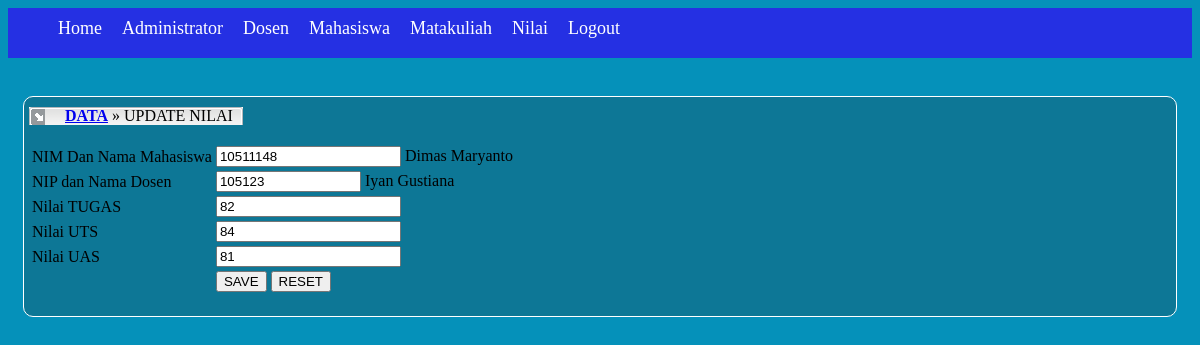
/admin/index.php?page=nilai/update&key1=10511148&key2=105123 (signed in), run on the app's committed database.
### tables this page shows
CREATE TABLE IF NOT EXISTS `mahasiswa` (
  `nim` varchar(30) NOT NULL,
  `nama` varchar(100) NOT NULL,
  `jk` char(10) DEFAULT NULL,
  `jur` varchar(30) DEFAULT NULL,
  `password` varchar(100) DEFAULT NULL,
  PRIMARY KEY (`nim`)
);

CREATE TABLE IF NOT EXISTS `dosen` (
  `nip` varchar(30) NOT NULL,
  `nama` varchar(100) NOT NULL,
  `kode_mtkul` varchar(5) DEFAULT NULL,
  `password` varchar(100) DEFAULT NULL,
  PRIMARY KEY (`nip`),
  KEY `kode_mtkul` (`kode_mtkul`)
);

CREATE TABLE IF NOT EXISTS `nilai` (
  `ni_tugas` int(11) DEFAULT NULL,
  `ni_uts` int(11) DEFAULT NULL,
  `ni_uas` int(11) DEFAULT NULL,
  `nim` varchar(20) NOT NULL,
  `nip` varchar(30) NOT NULL,
  UNIQUE KEY `uq_nim_nip` (`nim`,`nip`),
  KEY `nim` (`nim`),
  KEY `nip` (`nip`)
);

### includes/classes.php (called while the page is built, shortened)
<?php
class Database {
    private $server = "localhost";
    private $username = "root";
    private $password = "admin";
    private $dbName = "nilaionline148";
    function getDriverConnection() {
        $mysqli = new mysqli($this->server, $this->username, $this->password, $this->dbName);
        return $mysqli;
    }
}
class Dosen {
    private $tableName = "dosen";
    private $columnName = array("nip", "nama", "kode_mtkul", "password");
    function tampilDataWihtID($field, $key) {
        $db = new Database();
        $mysqli = $db->getDriverConnection();
        $sql = new perintahSQL();
        $query = $sql->getPerintahSelectAll($this->tableName) . " WHERE " . $this->columnName[0] . " = '$key'";
        try {
            $result = mysqli_query($mysqli, $query);
            if ($result === FALSE) {
                throw new Exception("Failed Show Data : " . $mysqli->error);
            } else {
                $data = mysqli_fetch_array($result);
            }
        } catch (Exception $ex) {
            echo "$ex->getMessage()";
        }
        if ($field == 0) {
            return $data[0];
        } else if ($field == 1) {
            return $data[1];
        } else if ($field == 2) {
            return $data[2];
        } else if ($field == 3) {
            return $data[3];
        }
    }
}
class Mahasiswa {
    private $tableName = "mahasiswa";
    private $columnName = array("nim", "nama", "jk", "jur", "password");
    function tampilDataWihtID($field, $key) {
        $db = new Database();
        $sql = new PerintahSQL();
        $mysqli = $db->getDriverConnection();
        $query = $sql->getPerintahSelectAll($this->tableName) . " WHERE " . $this->columnName[0] . " = '$key'";
        try {
            $result = mysqli_query($mysqli, $query);
            if ($result === FALSE) {
                throw new Exception("Failed Show Data : " . $mysqli->error);
            } else {
                $data = mysqli_fetch_array($result);
            }
        } catch (Exception $ex) {
            echo "$ex->getMessage()";
        }
        if ($field == 0) {
            return $data[0];
        } else if ($field == 1) {
            return $data[1];
        } else if ($field == 2) {
            return $data[2];
        } else if ($field == 3) {
            return $data[3];
        } else if ($field == 4) {
            return $data[4];
        }
    }
}
class Nilai {
    private $tableName = "nilai";
    private $columnName = array("ni_tugas", "ni_uts", "ni_uas", "nim", "nip");
    function tampilDataWihtID($field, $keyMhs, $keyDosen) {
        $db = new Database();
        $mysqli = $db->getDriverConnection();
        $sql = new perintahSQL();
        $query = $sql->getPerintahSelectAll($this->tableName) . " WHERE " .
                $this->columnName[3] . " = '$keyMhs' "
                . "AND " . $this->columnName[4] . " = '" . $keyDosen . "'";
        try {
            $result = mysqli_query($mysqli, $query);
            if ($result === FALSE) {
                throw new Exception("Failed Show Data : " . $mysqli->error);
            } else {
                $data = mysqli_fetch_array($result);
            }
        } catch (Exception $ex) {
            echo "$ex->getMessage()";
        }
        if ($field == 0) {
            return $data[0];
        } else if ($field == 1) {
            return $data[1];
        } else if ($field == 2) {
            return $data[2];
        } else if ($field == 3) {
            return $data[3];
        } else if ($field == 4) {
            return $data[4];
        }
    }
}
class PerintahSQL {
    function getPerintahSelectAll($table) {
        return "select * from $table";
    }
}
?>

### admin/nilai/update.php (the view, shortened to what this page needs)
<?php
include_once '../../includes/classes.php';
if (filter_has_var(INPUT_GET, 'key1') && filter_has_var(INPUT_GET, 'key2')) {
    $nim = filter_input(INPUT_GET, 'key1');
    $nip = filter_input(INPUT_GET, 'key2');
    $nilai = new Nilai();
    ?>
    <div class="header">
        <div class="header-navigation">
            <div id="left-header">&emsp;</div>
            <div id="center-header"> &emsp; <a href="?page=nilai/view"><b>DATA</b></a> &raquo; UPDATE NILAI</div>
            <div id="right-header">&emsp;</div>
        </div>
    </div>
    <br><br>
    <form method="POST" action="?page=nilai/update&key1=<?php echo "$nim"; ?>&key2=<?php echo "$nip"; ?>" id="frm-input-nilai">
        <table>
            <tr>
                <td>NIM Dan Nama Mahasiswa</td>
                <td>
                    <label>
                        <input type="text" name="nim" value="<?php echo $nim; ?>" size="20" readonly/>
                        <?php
                        $mhs = new Mahasiswa();
                        echo $mhs->tampilDataWihtID(1, $nim);
                        ?>
                    </label>
                </td>
            </tr>
            <tr>
                <td>NIP dan Nama Dosen</td>
                <td>
                    <label>
                        <input type="text" name="nip" value="<?php echo $nip; ?>" size="15" readonly/>
                        <?php
                        $dosen = new Dosen();
                        echo $dosen->tampilDataWihtID(1, $nip);
                        ?>
                    </label>
                </td>
            </tr>
            <tr>
                <td>Nilai TUGAS</td>
                <td>
                    <input type="number" name="ni_tugas" value="<?php echo $nilai->tampilDataWihtID(0, $nim, $nip); ?>" size="10"/>
                </td>
            </tr>
            <tr>
                <td>Nilai UTS</td>
                <td>
                    <input type="number" name="ni_uts" value="<?php echo $nilai->tampilDataWihtID(1, $nim, $nip); ?>" size="10"/>
                </td>
            </tr>
            <tr>
                <td>Nilai UAS</td>
                <td>
                    <input type="number" name="ni_uas" value="<?php echo $nilai->tampilDataWihtID(2, $nim, $nip); ?>" size="10"/>
                </td>
            </tr>
            <tr>
                <td></td>
                <td>
                    <input type="submit" value="SAVE" name="simpan"/> <input type="reset" value="RESET" />
                </td>
            </tr>
        </table>
    </form>
    <?php
}
?>

### css/style-view.css (style rules this page uses)
body { background-color: #0591ba; }
.header-navigation #left-header { float: left; background-image: url(../img/tabdata01.gif); background-repeat: no-repeat; }
.header-navigation #right-header { float: left; background-image: url(../img/tabdata03.gif); background-repeat: no-repeat; }
.header-navigation #center-header { float: left; background-image: url(../img/tabdata02bg.gif); background-repeat: repeat-x; }

### data on the page
mahasiswa: nama "Dimas Maryanto"
dosen: nama "Iyan Gustiana"
nilai: ni_tugas "82", ni_uts "84", ni_uas "81"
